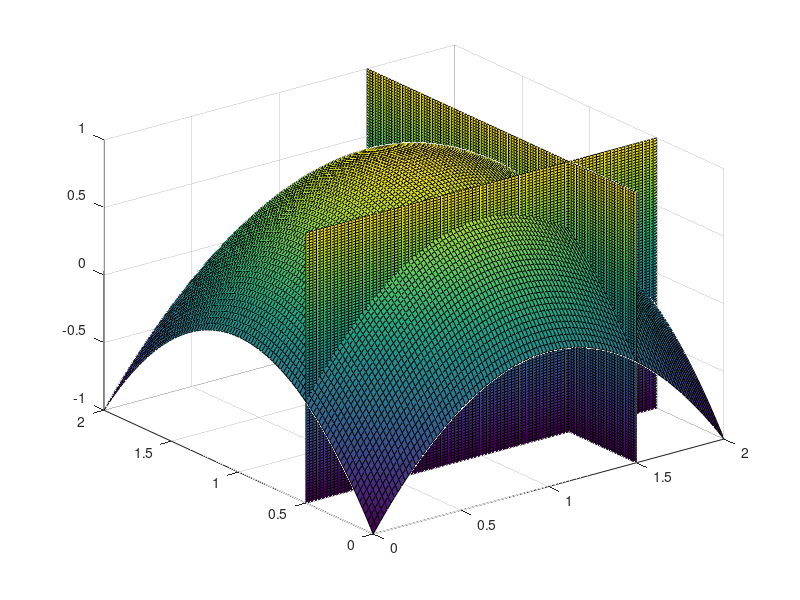
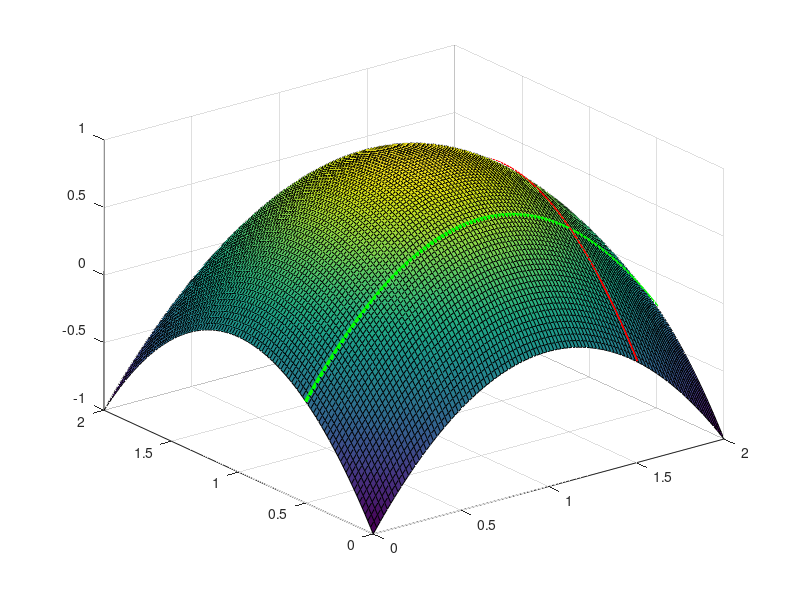

These figures' MATLAB source, in order:
close all
disp(sprintf(['Surface given in usual coordinate by:\n\n'...
    'z(x,y)=1-(x-1).^2-(y-1).^2.\n']))
pause

x=linspace(0,2);
y=x;
[X,Y]=meshgrid(x,y);
f=1-(X-1).^2-(Y-1).^2;
surf(X,Y,f);
hold on
z=linspace(-1,1);
[Y1,Z1]=meshgrid(y,z);
g=1.5-0*Y1;
pause

disp(sprintf(['Coordinate plane x=1.5.\n']))
pause

surf(g,Y1,Z1);
[X2,Z2]=meshgrid(x,z);
h=0.5-0*X2;
pause

disp(sprintf(['Coordinate plane y=0.5.\n']))
pause
surf(X2,h,Z2)
hold off
figure(2)
pause
surf(X,Y,f)
hold on
pause
y=linspace(0,2);

disp(sprintf(['Curve obtained as an intersection of the survace and y=0.5.\n']))
pause
x=1.5-0.*y;
z=1-(1-x).^2-(y-1).^2;
plot3(x,y,z,'r','LineWidth',3);
hold on
pause

disp(sprintf(['Curve obtained as an intersection of the survace and y=0.5.\n']))
pause
x=linspace(0,2);
y=0.5-0.*x;
z=1-(1-x).^2-(y-1).^2;
plot3(x,y,z,'g','LineWidth',3);